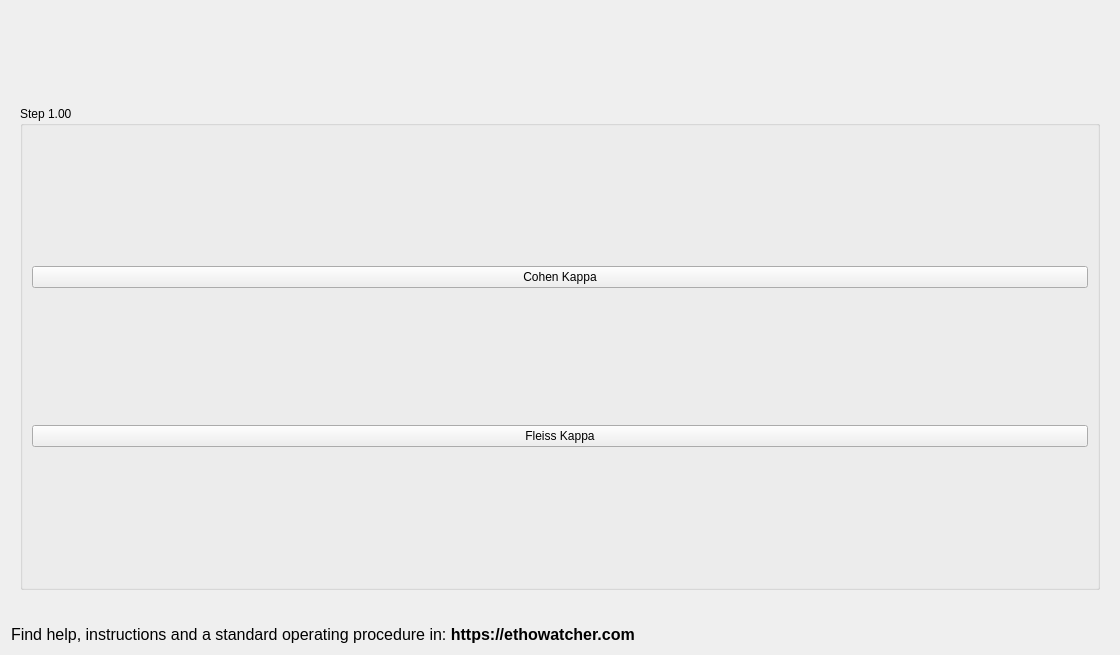
<?xml version="1.0" encoding="UTF-8"?>
<ui version="4.0">
 <class>teaConcordancia</class>
 <widget class="QWidget" name="teaConcordancia">
  <property name="geometry">
   <rect>
    <x>0</x>
    <y>0</y>
    <width>1120</width>
    <height>655</height>
   </rect>
  </property>
  <property name="windowTitle">
   <string>Form</string>
  </property>
  <layout class="QVBoxLayout" name="verticalLayout_3">
   <item>
    <widget class="QStackedWidget" name="swPrincipal">
     <property name="currentIndex">
      <number>0</number>
     </property>
     <widget class="QWidget" name="page">
      <layout class="QVBoxLayout" name="verticalLayout_8">
       <item>
        <widget class="QLabel" name="label">
         <property name="minimumSize">
          <size>
           <width>500</width>
           <height>80</height>
          </size>
         </property>
         <property name="maximumSize">
          <size>
           <width>500</width>
           <height>80</height>
          </size>
         </property>
         <property name="text">
          <string/>
         </property>
         <property name="pixmap">
          <pixmap resource="resourcefile.qrc">:/icons/logo_ethowatcher.png</pixmap>
         </property>
         <property name="scaledContents">
          <bool>true</bool>
         </property>
        </widget>
       </item>
       <item>
        <widget class="QGroupBox" name="groupBox_6">
         <property name="title">
          <string>Step 1.00</string>
         </property>
         <layout class="QVBoxLayout" name="verticalLayout_7">
          <item>
           <widget class="QPushButton" name="pbKohone1">
            <property name="text">
             <string>Cohen Kappa</string>
            </property>
           </widget>
          </item>
          <item>
           <widget class="QPushButton" name="pbFleissKappa">
            <property name="text">
             <string>Fleiss Kappa</string>
            </property>
           </widget>
          </item>
         </layout>
        </widget>
       </item>
      </layout>
     </widget>
     <widget class="QWidget" name="page_8">
      <layout class="QVBoxLayout" name="verticalLayout_11">
       <item>
        <widget class="QStackedWidget" name="swKohoneKappa">
         <property name="currentIndex">
          <number>0</number>
         </property>
         <widget class="QWidget" name="page_9">
          <layout class="QVBoxLayout" name="verticalLayout_10">
           <item>
            <widget class="QLabel" name="label_2">
             <property name="minimumSize">
              <size>
               <width>500</width>
               <height>80</height>
              </size>
             </property>
             <property name="maximumSize">
              <size>
               <width>500</width>
               <height>80</height>
              </size>
             </property>
             <property name="text">
              <string/>
             </property>
             <property name="pixmap">
              <pixmap resource="resourcefile.qrc">:/icons/logo_ethowatcher.png</pixmap>
             </property>
             <property name="scaledContents">
              <bool>true</bool>
             </property>
            </widget>
           </item>
           <item>
            <widget class="QGroupBox" name="groupBox_3">
             <property name="minimumSize">
              <size>
               <width>0</width>
               <height>200</height>
              </size>
             </property>
             <property name="title">
              <string>Opened Ethography</string>
             </property>
             <layout class="QVBoxLayout" name="verticalLayout">
              <item>
               <widget class="QTableWidget" name="tabDadCat">
                <property name="font">
                 <font>
                  <weight>50</weight>
                  <bold>false</bold>
                 </font>
                </property>
                <property name="editTriggers">
                 <set>QAbstractItemView::NoEditTriggers</set>
                </property>
                <property name="selectionMode">
                 <enum>QAbstractItemView::SingleSelection</enum>
                </property>
                <property name="selectionBehavior">
                 <enum>QAbstractItemView::SelectRows</enum>
                </property>
                <property name="gridStyle">
                 <enum>Qt::SolidLine</enum>
                </property>
                <property name="rowCount">
                 <number>0</number>
                </property>
                <property name="columnCount">
                 <number>1</number>
                </property>
                <attribute name="horizontalHeaderDefaultSectionSize">
                 <number>79</number>
                </attribute>
                <attribute name="horizontalHeaderMinimumSectionSize">
                 <number>79</number>
                </attribute>
                <attribute name="verticalHeaderVisible">
                 <bool>false</bool>
                </attribute>
                <attribute name="verticalHeaderDefaultSectionSize">
                 <number>20</number>
                </attribute>
                <attribute name="verticalHeaderMinimumSectionSize">
                 <number>19</number>
                </attribute>
                <column>
                 <property name="text">
                  <string>Ethography</string>
                 </property>
                </column>
               </widget>
              </item>
             </layout>
            </widget>
           </item>
           <item>
            <widget class="QGroupBox" name="groupBox_2">
             <property name="title">
              <string>Step 1.01</string>
             </property>
             <layout class="QVBoxLayout" name="verticalLayout_4">
              <item>
               <widget class="QPushButton" name="pushButton_5">
                <property name="text">
                 <string>Load ethography</string>
                </property>
               </widget>
              </item>
             </layout>
            </widget>
           </item>
           <item>
            <widget class="QGroupBox" name="groupBox_4">
             <property name="title">
              <string>Step 1.02</string>
             </property>
             <layout class="QVBoxLayout" name="verticalLayout_9">
              <item>
               <widget class="QPushButton" name="pushButton_6">
                <property name="text">
                 <string> Cohen Kappa analysis</string>
                </property>
               </widget>
              </item>
             </layout>
            </widget>
           </item>
          </layout>
         </widget>
         <widget class="QWidget" name="page_10">
          <layout class="QVBoxLayout" name="verticalLayout_21">
           <item>
            <widget class="QTabWidget" name="tabWidget_2">
             <property name="currentIndex">
              <number>0</number>
             </property>
             <widget class="QWidget" name="tab_5">
              <attribute name="title">
               <string>Agreement table</string>
              </attribute>
              <layout class="QHBoxLayout" name="horizontalLayout_4">
               <item>
                <widget class="QLabel" name="label_7">
                 <property name="text">
                  <string>Ethography 1</string>
                 </property>
                </widget>
               </item>
               <item>
                <widget class="QWidget" name="widget_4" native="true">
                 <layout class="QVBoxLayout" name="verticalLayout_17">
                  <item>
                   <widget class="QLabel" name="label_8">
                    <property name="text">
                     <string>Ethography 2</string>
                    </property>
                   </widget>
                  </item>
                  <item>
                   <widget class="QTableWidget" name="tabCoKapp">
                    <attribute name="horizontalHeaderStretchLastSection">
                     <bool>false</bool>
                    </attribute>
                   </widget>
                  </item>
                 </layout>
                </widget>
               </item>
              </layout>
             </widget>
             <widget class="QWidget" name="tab_6">
              <attribute name="title">
               <string>Porcent agreement table</string>
              </attribute>
              <layout class="QHBoxLayout" name="horizontalLayout_5">
               <item>
                <widget class="QLabel" name="label_24">
                 <property name="text">
                  <string>Ethography 1 </string>
                 </property>
                </widget>
               </item>
               <item>
                <widget class="QWidget" name="widget_5" native="true">
                 <layout class="QVBoxLayout" name="verticalLayout_18">
                  <item>
                   <widget class="QLabel" name="label_15">
                    <property name="text">
                     <string>Ethography 2</string>
                    </property>
                   </widget>
                  </item>
                  <item>
                   <widget class="QTableWidget" name="tabPoKapp"/>
                  </item>
                 </layout>
                </widget>
               </item>
              </layout>
             </widget>
             <widget class="QWidget" name="tab_7">
              <attribute name="title">
               <string>Agreement indicators</string>
              </attribute>
              <layout class="QVBoxLayout" name="verticalLayout_19">
               <item>
                <widget class="QWidget" name="widget_6" native="true">
                 <layout class="QHBoxLayout" name="horizontalLayout_6">
                  <item>
                   <widget class="QLabel" name="label_9">
                    <property name="text">
                     <string>Agreement (k1)</string>
                    </property>
                   </widget>
                  </item>
                  <item>
                   <widget class="QLineEdit" name="leK1"/>
                  </item>
                 </layout>
                </widget>
               </item>
               <item>
                <widget class="QWidget" name="widget_7" native="true">
                 <layout class="QHBoxLayout" name="horizontalLayout_8">
                  <item>
                   <widget class="QLabel" name="label_10">
                    <property name="text">
                     <string>Agreement by chance (k2)</string>
                    </property>
                   </widget>
                  </item>
                  <item>
                   <widget class="QLineEdit" name="leK2"/>
                  </item>
                 </layout>
                </widget>
               </item>
               <item>
                <widget class="QWidget" name="widget_8" native="true">
                 <layout class="QHBoxLayout" name="horizontalLayout_7">
                  <item>
                   <widget class="QLabel" name="label_11">
                    <property name="text">
                     <string> Kappa index</string>
                    </property>
                   </widget>
                  </item>
                  <item>
                   <widget class="QLineEdit" name="leCKappa"/>
                  </item>
                 </layout>
                </widget>
               </item>
              </layout>
             </widget>
            </widget>
           </item>
           <item>
            <widget class="QWidget" name="widget_9" native="true">
             <layout class="QVBoxLayout" name="verticalLayout_20">
              <item>
               <widget class="QWidget" name="widget_11" native="true">
                <layout class="QHBoxLayout" name="horizontalLayout_9">
                 <item>
                  <widget class="QLabel" name="label_5">
                   <property name="text">
                    <string>Ethography 1 =</string>
                   </property>
                  </widget>
                 </item>
                 <item>
                  <widget class="QLabel" name="lblVideo1">
                   <property name="text">
                    <string>TextLabel</string>
                   </property>
                  </widget>
                 </item>
                </layout>
               </widget>
              </item>
              <item>
               <widget class="QWidget" name="widget_10" native="true">
                <layout class="QHBoxLayout" name="horizontalLayout_10">
                 <item>
                  <widget class="QLabel" name="label_6">
                   <property name="text">
                    <string>Ethography 2 =</string>
                   </property>
                  </widget>
                 </item>
                 <item>
                  <widget class="QLabel" name="lblVideo2">
                   <property name="text">
                    <string>TextLabel</string>
                   </property>
                  </widget>
                 </item>
                </layout>
               </widget>
              </item>
             </layout>
            </widget>
           </item>
           <item>
            <widget class="QGroupBox" name="groupBox_14">
             <property name="title">
              <string>Save</string>
             </property>
             <layout class="QHBoxLayout" name="horizontalLayout_11">
              <item>
               <widget class="QPushButton" name="pbCohenGravar">
                <property name="text">
                 <string>Save</string>
                </property>
               </widget>
              </item>
             </layout>
            </widget>
           </item>
          </layout>
          <zorder>tabWidget_2</zorder>
          <zorder>groupBox_14</zorder>
          <zorder>widget_9</zorder>
         </widget>
        </widget>
       </item>
      </layout>
     </widget>
     <widget class="QWidget" name="page_11">
      <layout class="QVBoxLayout" name="verticalLayout_2">
       <item>
        <widget class="QStackedWidget" name="swFleissKappa">
         <property name="currentIndex">
          <number>0</number>
         </property>
         <widget class="QWidget" name="page_12">
          <layout class="QVBoxLayout" name="verticalLayout_15">
           <item>
            <widget class="QLabel" name="label_4">
             <property name="minimumSize">
              <size>
               <width>500</width>
               <height>80</height>
              </size>
             </property>
             <property name="maximumSize">
              <size>
               <width>500</width>
               <height>80</height>
              </size>
             </property>
             <property name="text">
              <string/>
             </property>
             <property name="pixmap">
              <pixmap resource="resourcefile.qrc">:/icons/logo_ethowatcher.png</pixmap>
             </property>
             <property name="scaledContents">
              <bool>true</bool>
             </property>
            </widget>
           </item>
           <item>
            <widget class="QGroupBox" name="groupBox_8">
             <property name="title">
              <string>Ethography Opened</string>
             </property>
             <layout class="QVBoxLayout" name="verticalLayout_14">
              <item>
               <widget class="QTableWidget" name="tabDadCat_2">
                <property name="font">
                 <font>
                  <weight>50</weight>
                  <bold>false</bold>
                 </font>
                </property>
                <property name="editTriggers">
                 <set>QAbstractItemView::NoEditTriggers</set>
                </property>
                <property name="selectionMode">
                 <enum>QAbstractItemView::SingleSelection</enum>
                </property>
                <property name="selectionBehavior">
                 <enum>QAbstractItemView::SelectRows</enum>
                </property>
                <property name="gridStyle">
                 <enum>Qt::SolidLine</enum>
                </property>
                <property name="rowCount">
                 <number>0</number>
                </property>
                <property name="columnCount">
                 <number>1</number>
                </property>
                <attribute name="horizontalHeaderDefaultSectionSize">
                 <number>79</number>
                </attribute>
                <attribute name="horizontalHeaderMinimumSectionSize">
                 <number>79</number>
                </attribute>
                <attribute name="verticalHeaderVisible">
                 <bool>false</bool>
                </attribute>
                <attribute name="verticalHeaderDefaultSectionSize">
                 <number>20</number>
                </attribute>
                <attribute name="verticalHeaderMinimumSectionSize">
                 <number>19</number>
                </attribute>
                <column>
                 <property name="text">
                  <string>Ethography</string>
                 </property>
                </column>
               </widget>
              </item>
             </layout>
            </widget>
           </item>
           <item>
            <widget class="QGroupBox" name="groupBox_7">
             <property name="title">
              <string>Step 1.01</string>
             </property>
             <layout class="QVBoxLayout" name="verticalLayout_13">
              <item>
               <widget class="QPushButton" name="pbCarregarFleis">
                <property name="text">
                 <string>Load Ethography file</string>
                </property>
               </widget>
              </item>
             </layout>
            </widget>
           </item>
           <item>
            <widget class="QGroupBox" name="groupBox_9">
             <property name="title">
              <string>Step 1.03</string>
             </property>
             <layout class="QVBoxLayout" name="verticalLayout_12">
              <item>
               <widget class="QPushButton" name="pbAnaFleissKappa">
                <property name="text">
                 <string>Fleiss Kappa  analysis</string>
                </property>
               </widget>
              </item>
             </layout>
            </widget>
           </item>
          </layout>
         </widget>
         <widget class="QWidget" name="page_13">
          <layout class="QVBoxLayout" name="verticalLayout_6">
           <item>
            <widget class="QStackedWidget" name="stackedWidget">
             <property name="currentIndex">
              <number>0</number>
             </property>
             <widget class="QWidget" name="page_2">
              <layout class="QVBoxLayout" name="verticalLayout_16">
               <item>
                <widget class="QGroupBox" name="groupBox_12">
                 <property name="title">
                  <string>Results</string>
                 </property>
                 <layout class="QVBoxLayout" name="verticalLayout_5">
                  <item>
                   <widget class="QTableWidget" name="tabFleKapp"/>
                  </item>
                  <item>
                   <widget class="QWidget" name="widget" native="true">
                    <layout class="QHBoxLayout" name="horizontalLayout">
                     <item>
                      <widget class="QLabel" name="label_14">
                       <property name="text">
                        <string> Kappa index</string>
                       </property>
                      </widget>
                     </item>
                     <item>
                      <widget class="QLineEdit" name="leFleKappa"/>
                     </item>
                    </layout>
                   </widget>
                  </item>
                  <item>
                   <widget class="QWidget" name="widget_2" native="true">
                    <layout class="QHBoxLayout" name="horizontalLayout_2">
                     <item>
                      <widget class="QLabel" name="label_12">
                       <property name="text">
                        <string>Agreement by chance</string>
                       </property>
                      </widget>
                     </item>
                     <item>
                      <widget class="QLineEdit" name="lePe"/>
                     </item>
                    </layout>
                   </widget>
                  </item>
                  <item>
                   <widget class="QWidget" name="widget_3" native="true">
                    <layout class="QHBoxLayout" name="horizontalLayout_3">
                     <item>
                      <widget class="QLabel" name="label_13">
                       <property name="text">
                        <string>Average agreement</string>
                       </property>
                      </widget>
                     </item>
                     <item>
                      <widget class="QLineEdit" name="leP"/>
                     </item>
                    </layout>
                   </widget>
                  </item>
                 </layout>
                </widget>
               </item>
               <item>
                <widget class="QGroupBox" name="groupBox_11">
                 <property name="minimumSize">
                  <size>
                   <width>0</width>
                   <height>50</height>
                  </size>
                 </property>
                 <property name="title">
                  <string>Save</string>
                 </property>
                 <layout class="QVBoxLayout" name="verticalLayout_22">
                  <item>
                   <widget class="QPushButton" name="pbGerarKappa">
                    <property name="text">
                     <string>Save</string>
                    </property>
                   </widget>
                  </item>
                 </layout>
                </widget>
               </item>
              </layout>
             </widget>
             <widget class="QWidget" name="page_3">
              <widget class="QTabWidget" name="tabWidget_3">
               <property name="geometry">
                <rect>
                 <x>0</x>
                 <y>30</y>
                 <width>491</width>
                 <height>281</height>
                </rect>
               </property>
               <property name="currentIndex">
                <number>0</number>
               </property>
               <widget class="QWidget" name="tab_8">
                <attribute name="title">
                 <string>Tab 1</string>
                </attribute>
               </widget>
               <widget class="QWidget" name="tab_9">
                <attribute name="title">
                 <string>Tab 2</string>
                </attribute>
                <widget class="QTableWidget" name="tabFleSoma">
                 <property name="geometry">
                  <rect>
                   <x>10</x>
                   <y>20</y>
                   <width>461</width>
                   <height>141</height>
                  </rect>
                 </property>
                </widget>
               </widget>
              </widget>
             </widget>
            </widget>
           </item>
          </layout>
         </widget>
        </widget>
       </item>
      </layout>
     </widget>
    </widget>
   </item>
   <item>
    <widget class="QLabel" name="label_3">
     <property name="text">
      <string/>
     </property>
    </widget>
   </item>
   <item>
    <widget class="QLabel" name="label_16">
     <property name="text">
      <string>&lt;html&gt;&lt;head/&gt;&lt;body&gt;&lt;p&gt;&lt;span style=&quot; font-family:'Calibri'; font-size:12pt; color:#000000;&quot;&gt;Find help, instructions and a standard operating procedure in&lt;/span&gt;&lt;span style=&quot; font-size:12pt;&quot;&gt;: &lt;/span&gt;&lt;span style=&quot; font-size:12pt; font-weight:600;&quot;&gt;https://ethowatcher.com&lt;/span&gt;&lt;/p&gt;&lt;/body&gt;&lt;/html&gt;</string>
     </property>
    </widget>
   </item>
  </layout>
 </widget>
 <resources>
  <include location="resourcefile.qrc"/>
 </resources>
 <connections/>
</ui>
